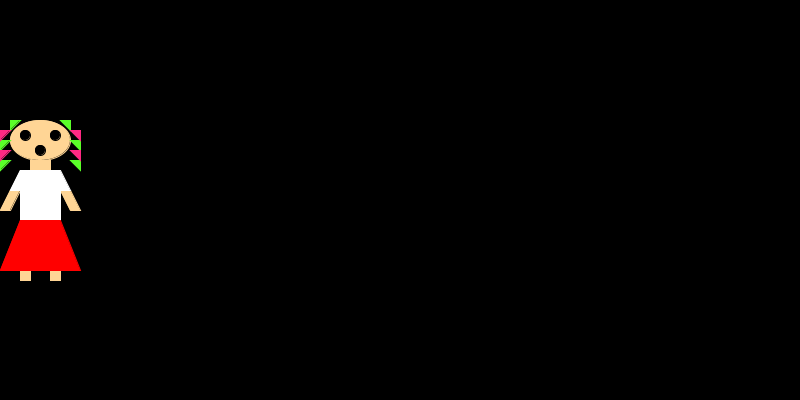
Frame 1 (no input)
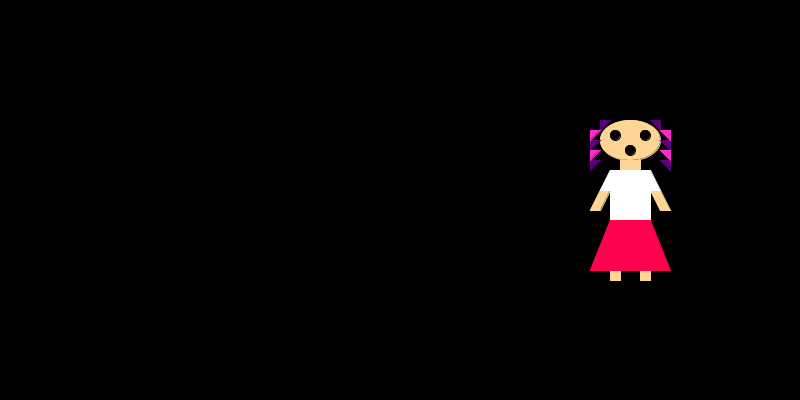
Frame 60 (the mouse pressed at the canvas centre just before this capture)
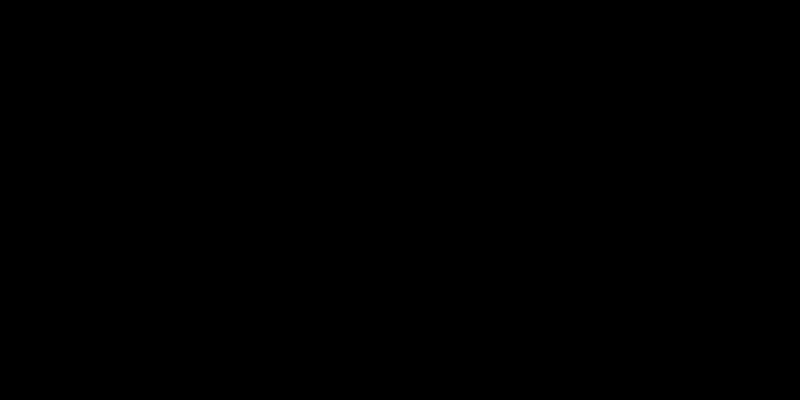
Frame 120 (the mouse held since frame 60 and released just before this capture)

The Processing sketch that drew these frames (run headless with seeded random() and noise(); from frame 60 on, the mouse is pressed at the canvas centre):

// Processing sketch: processing_167410
// ── processing_167410.pde

int a=0;
int b=10;
int c=20;
int d=30;
int e=40;
int f=50;
int g=60;
int h=70;
int i=80;
int j=25;
int k=55;
int l=#FF2983;
int m=#5AFF29;
int n=#FF0000;

void setup()
{
  size(800,400);
  background(0);
}
void draw()
{
  background(0);
  frameRate(5);
fill(255,213,149);
stroke(255,213,149);
ellipse(e,140,60,40);
quad(b,190,c,190,b,210,a,210);
quad(g,190,h,190,i,210,h,210);
rect(c,270,10,10);
rect(f,270,10,10);
rect(d,160,20,10);
fill(0);
stroke(0);
ellipse(j,135,10,10);
ellipse(k,135,10,10);
ellipse(e,150,10,10);
fill(m);
stroke(m);
triangle(b,120,c,120,b,130);
triangle(a,140,b,140,a,150);
triangle(a,160,b,160,a,170);
triangle(g,120,h,120,h,130);
triangle(h,140,i,140,i,150);
triangle(h,160,i,160,i,170);
fill(l);
stroke(l);
triangle(a,130,b,130,a,140);
triangle(a,150,b,150,a,160);
triangle(h,130,i,130,i,140);
triangle(h,150,i,150,i,160);
fill(255);
stroke(255);
quad(c,170,g,170,h,190,b,190);
rect(c,190,40,30);
fill(n);
stroke(n);
quad(c,220,g,220,i,270,a,270);

a=a+10;
b=b+10;
c=c+10;
d=d+10;
e=e+10;
f=f+10;
g=g+10;
h=h+10;
i=i+10;
j=j+10;
k=k+10;
l=l+10;
m=m+10;
n=n+10;
}
